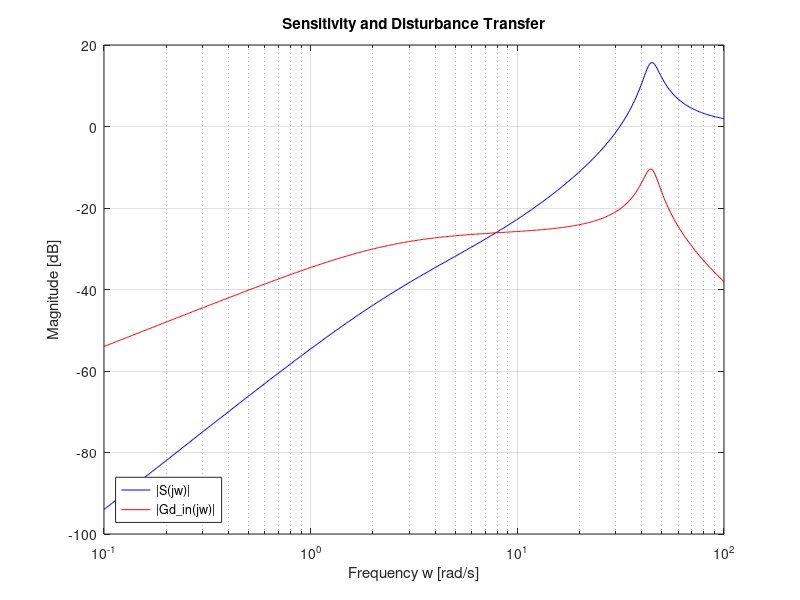

Source code (MATLAB):
% Physical parameters
J = 0.01;
b = 0.1;

% PI controller gains
Kp = 20;
Ki = 50;

s = tf('s');
G = 1 / (J * s^2 + b * s);
C = Kp + Ki / s;

L = C * G;
S = 1 / (1 + L);
T = L / (1 + L);

% Disturbance at plant input: Gd(s) = S(s) G(s)
Gd_in = minreal(S * G);

% Bode magnitude of S and Gd_in
w = logspace(-1, 2, 500);
[magS, ~] = bode(S, w);
[magGd, ~] = bode(Gd_in, w);

magS_db = 20 * log10(squeeze(magS));
magGd_db = 20 * log10(squeeze(magGd));

figure;
semilogx(w, magS_db, 'b', w, magGd_db, 'r');
grid on;
xlabel('Frequency w [rad/s]');
ylabel('Magnitude [dB]');
legend('|S(jw)|', '|Gd\_in(jw)|', 'Location', 'SouthWest');
title('Sensitivity and Disturbance Transfer');

% Time-domain simulation of step load disturbance
t = linspace(0, 5, 1000);
D0 = 1.0;
d_step = D0 * ones(size(t));

[theta, t_out] = lsim(Gd_in, d_step, t);
theta_ss = theta(end);

fprintf('Approx. steady-state position error [rad]: %.6f\n', theta_ss);
